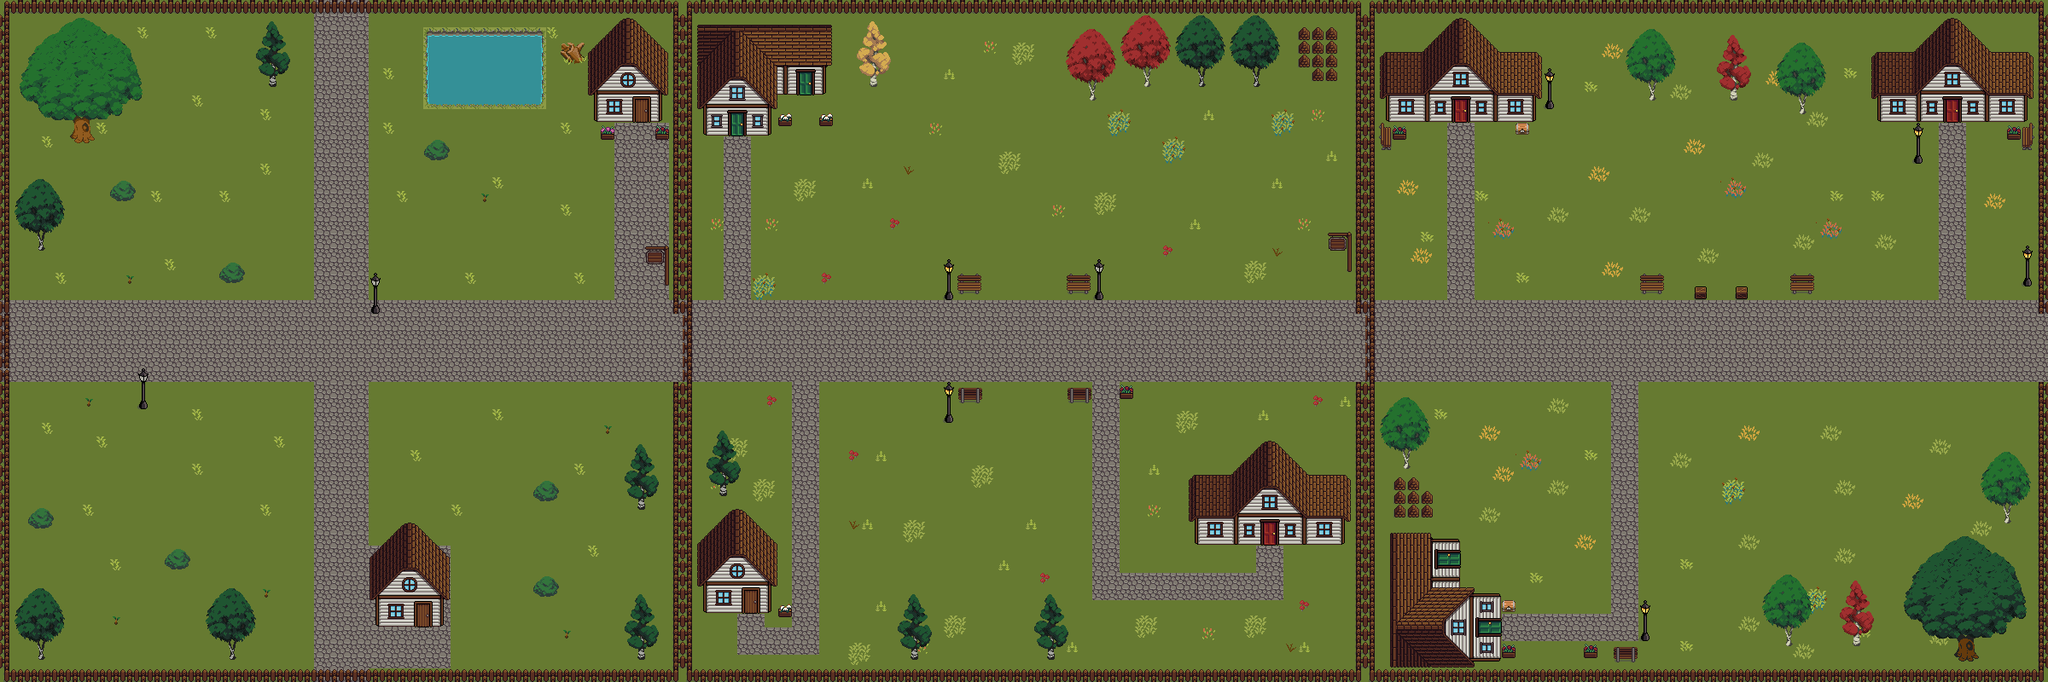

The image is a tile-based game level rendered from a .tmx file. Its description and source (layers, tilesets, objects; grid data summarised) follow:
An orthogonal 150x50 tile map with 16x16 px tiles, 3 tile layers (Base, Segunda base, Coli), 8 tilesets and 12 objects (6x humano1, 5x humano2, Player).

<map version="1.10" tiledversion="1.10.2" orientation="orthogonal" renderorder="right-down" width="150" height="50" tilewidth="16" tileheight="16" infinite="0" nextlayerid="9" nextobjectid="13">
 <tileset firstgid="1" source="tileset_bosque/Forest Tilesett.tsx" />
 <tileset firstgid="221" source="tileset_pueblo/ground_demo.tsx" />
 <tileset firstgid="477" source="tileset_pueblo/objects_demo.tsx" />
 <tileset firstgid="1501" source="tileset_pueblo/premade_buildings_demo.tsx" />
 <tileset firstgid="2525" source="tileset_bosque/Water Tileset.tsx" />
 <tileset firstgid="2635" source="tileset_bosque/Trees.tsx" />
 <tileset firstgid="3427" source="tileset_bosque/Forest Props.tsx" />
 <tileset firstgid="4537" source="tileset_bosque/Forest Structures.tsx" />
 <layer id="1" name="Base" width="150" height="50">
  <data>[7500 cells, 7500 non-empty, 1 distinct tile ids]</data>
 </layer>
 <layer id="3" name="Segunda base" width="150" height="50">
  <data>[7500 cells, 1779 non-empty, 36 distinct tile ids]</data>
 </layer>
 <layer id="4" name="Coli" width="150" height="50">
  <data>[7500 cells, 2057 non-empty, 630 distinct tile ids]</data>
 </layer>
 <objectgroup id="5" name="enemy">
  <object id="2" name="humano1" x="357.333" y="215">
   <point />
  </object>
  <object id="3" name="humano2" x="592" y="540">
   <point />
  </object>
  <object id="4" name="humano1" x="621.333" y="297.333">
   <point />
  </object>
  <object id="5" name="humano2" x="1114.67" y="193.333">
   <point />
  </object>
  <object id="6" name="humano2" x="1402.67" y="282.667">
   <point />
  </object>
  <object id="7" name="humano2" x="1938.67" y="645.333">
   <point />
  </object>
  <object id="8" name="humano2" x="2201.33" y="246.667">
   <point />
  </object>
  <object id="9" name="humano1" x="1141.33" y="653.333">
   <point />
  </object>
  <object id="10" name="humano1" x="2184" y="572">
   <point />
  </object>
  <object id="11" name="humano1" x="1906.67" y="236">
   <point />
  </object>
  <object id="12" name="humano1" x="1504" y="461.333">
   <point />
  </object>
 </objectgroup>
 <objectgroup id="6" name="weapon" />
 <objectgroup id="7" name="player">
  <object id="1" name="Player" x="60" y="409.333">
   <point />
  </object>
 </objectgroup>
 <objectgroup id="8" name="boss" />
</map>
